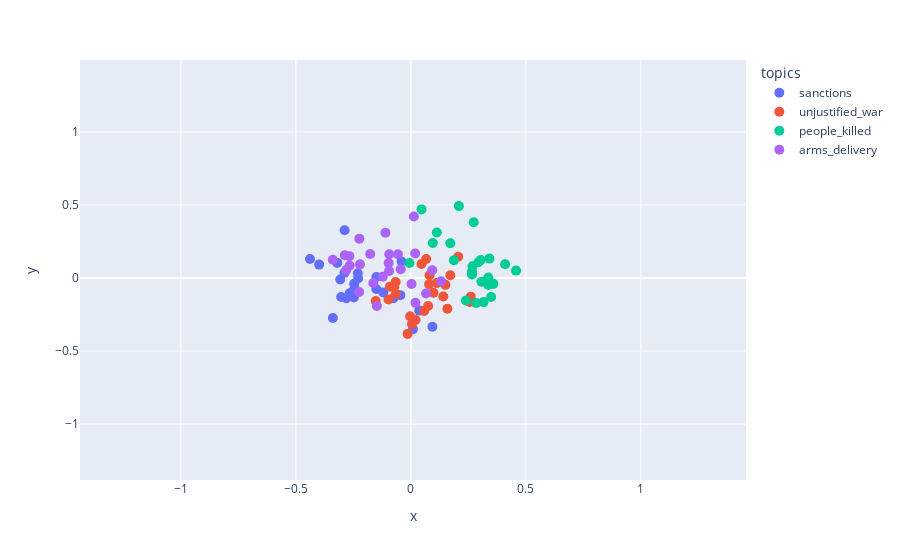

The notebook cell this image was saved under:
### Code cell
visualise_with_dimensional_reduction(df_test,PCA(n_components=2), color_to_show='topics', hover_data=['topics', 'cleaned_text_translated','lang'], row_to_transform="embeddings_lemmas")

### Figure 1 — Plotly figure (JSON) as saved in the notebook; plotly's stock layout.template omitted (floating-point values rounded to 4 significant figures)
{"data": [{"customdata": [["sanctions", "ukrainewar: the  eu  sanctions against  russia at a glance  ukrainerussiawar  ukrainerussiacrisis", "de"], ["sanctions", "chancellor stop imports from russia immediately, whether gas or coal! it cannot be the case that germany is complicit in war crimes.  stopputinnow", "de"], ["sanctions", "ukraine everyone complains about high gas prices the eu is financing putin's war an imbargo would make sense for a short period of time putin is financing the war from oil and gas exports!!!", "de"], ["sanctions", "ukraine️ we should give up  gas and  oil from  russia. it is  unbearable that people are  slaughtered with our  money.", "de"], ["sanctions", "thank you to everyone in the  cdu, the  csu and the  spd for sticking to fossil fuels and for the wonderful  putin cuddling in the  merkel era. so to speak, it's the hard-working  memory gas price.", "de"], ["sanctions", "since we don't have an oil embargo against russia, the government is helping people finance the  ukraine war. it's so wrong on so many levels, i really don't have any words for it anymore.", "de"], ["sanctions", "analysis: europe will close the cap on russian oil at $60 but it will not serve to harm russia  europe  russia  petroleoruso  oilbarrel  oilproduction ⬇️⬇️⬇️", "es"], ["sanctions", "breaking although the european union tries to blame  putin for the energy shortage in  europe this winter, it was his own decision to suspend the import of russian gas and oil in the spring, bowing to the demands of the us and  nato.  ukrainerussianwar  russiaukrainewar", "es"], ["sanctions", "the  eu is concerned that  turkey has expanded trade with  russia instead of imposing sanctions since the start of the conflict in  ukraine, said eu high representative for foreign affairs josep borrell.  la580", "es"], ["sanctions", "the european commission emphasizes that the import from russia and the transit of some oil products should be allowed to ensure food and energy security in the world. first of all, poland and the baltic states oppose such a decision  stoprussia  stopputin", "uk"], ["sanctions", "europe is slowly losing their standard of living. the sanction is damaging the economy. blowback russian sanction. shutdown . eurobasket . nato . russia .", "en"], ["sanctions", "twenty-two individuals and two entities are subject to new anti-russian sanctions by the u.s. treasury department's office of foreign assets control (ofac).  usa  russia  sanctions", "en"], ["sanctions", "russia finances hit by cheaper oil and costs of ukraine war cnn business  ukraine🇺🇦  freedom🇺🇲  keepkyivfree✊🏽  zelenskyy  fuckputin   from", "en"], ["sanctions", "asks that you sign this petition   for a full western embargo on russian oil and gas and that you push big western players, including blackrock, to get the heck out of the 40 giant \"carbon bomb\" projects planned for russia  standwithukraine", "en"], ["sanctions", "europe  eu  ukraine  russia the european union is set to ban sputnik, a russian government information channel, from operating on its territory.", "it"], ["sanctions", "attention: germany and italy are receiving immense pressure to disconnect  russia from the  swift transaction circuit. obviously: they are the countries that have the most relations with moscow and that would take it there.", "it"], ["sanctions", "apple, eni, ford and more: large companies have taken action against  russia. the list of companies that have decided to take concrete action against the russian invasion of  ukraine is dense and constantly updated  wwe2k22", "it"], ["sanctions", "sanctions against  russia also affect cats. the international feline federation has announced it has banned russian cats from its competitions around the world until at least the end of may, saying it is \"horrified\" by the invasion of  ukraine.", "it"], ["sanctions", "rolex stops exporting goods to  russia,  bloomberg reports.", "it"], ["sanctions", "petrol  gas  wheat  fuel  bills etc other than  sanctions on  russia, this is italy's  assisted suicide  ukrainewar  draghileavenow let's give up and hand over  zelensky to him with apologies.", "it"], ["sanctions", "🔴 the united states officially sanctions vladimir  putin, mae sergei  lavrov, the russian minister of defense, the deputy minister of defense and the chief of staff of the russian army.  ukrainerussia  ukrainewar  russiaukrainewar  ukrainerussiaconflict", "fr"], ["sanctions", "war in ukraine: new round of american sanctions against russia and vladimir putin's daughters  ukraine  warinukraine", "fr"], ["sanctions", "the boomerang effect has already been triggered. sanctions against russia generate global economic risks, which are major, particularly for the 🇫🇷. and bruno lemaire who thought he would bring  russia to its knees.  ukraine", "fr"], ["sanctions", "zelensky calls on  europe to \"retaliate\" to the \"gas war\" by strengthening sanctions against  russia", "fr"], ["sanctions", "the  eu visa ban on russian citizens 🇷🇺 is something that clearly hurts the  kremlin since many russians will then blame the russian dictator for losing their vacation. this is exactly why we need to do it.  russia  russian  eu", "fr"]], "hovertemplate": "topics=%{customdata[0]}<br>x=%{x}<br>y=%{y}<br>cleaned_text_translated=%{customdata[1]}<br>lang=%{customdata[2]}<extra></extra>", "legendgroup": "sanctions", "marker": {"color": "#636efa", "size": 10, "symbol": "circle"}, "mode": "markers", "name": "sanctions", "orientation": "v", "showlegend": true, "type": "scatter", "x": [0.008857, -0.2295, -0.2662, -0.2308, -0.2883, -0.2465, -0.3071, -0.2806, -0.3392, -0.4387, -0.1499, -0.1506, -0.04579, -0.2887, -0.2497, -0.3989, -0.3033, -0.1199, -0.3198, -0.04047, 0.03613, 0.09354, -0.2479, -0.2428, -0.07642], "xaxis": "x", "y": [-0.3506, -0.002795, -0.1051, 0.03257, 0.3267, -0.04024, -0.0102, -0.139, -0.2732, 0.1297, 0.006795, -0.07567, -0.1174, 0.03525, -0.08624, 0.0917, -0.1297, -0.09905, 0.1033, 0.1134, -0.2233, -0.3341, -0.1341, -0.07794, -0.1386], "yaxis": "y"}, {"customdata": [["unjustified_war", "vogt-wuchter: \"we are shocked by the war in ukraine in the middle of europe which russia launched against its neighboring country in violation of international law.\" civilians are victims of the conflict. hundreds of thousands are fleeing. statement:    ukraine", "de"], ["unjustified_war", "oh, a special conversation situation.  putin wages war and commits war crimes. you can save yourself that crap.", "de"], ["unjustified_war", "the federal attorney general is investigating... possible  warcrimes  russia in  ukraine but not against president  putin personally. the international criminal court (icc) is also already investigating. after .../2", "de"], ["unjustified_war", "the targeted bomb attack on the  children's clinic in  mariupol is despicably unscrupulous and shows the full inhumanity of  putin. it is a barbaric, brutal  warcrime inexcusably inhumane.  stopputinnow  standwithukraine  putinisawarcriminal", "de"], ["unjustified_war", "i watched carefully, and it seemed to me that he wanted to repeat the georgia 2008 option by making ukraine the aggressor. and here ukraine did not fall into any traps, all the fakes were exposed instantly, and as a result, nothing limited international support. saakashvili's lesson has been learned.", "ru"], ["unjustified_war", "there is not a single generation of the ukrainian people that has not suffered at the hands of the russians. the realization of this hurts so much that it often seems as if this hell will never end. as if this hell is life itself.", "uk"], ["unjustified_war", "the terrorist organization \"russia\" fired a volley of s-300 missiles at a convoy of people heading to the occupied territory to visit their relatives, killing dozens of civilians. when will a special tribunal be created to criminalize the regime of these scum?  russiaisaterroriststate  russia  ukraine", "uk"], ["unjustified_war", "more and more evidence of  russian war crimes uncovered on a near daily basis in  ukraine️. all being documented and sent to the  hague.", "en"], ["unjustified_war", "allies do not and will never recognize russia's illegal and illegitimate annexation of crimea. sham referenda in the donetsk, luhansk, zaporizhzhia, and kherson regions of ukraine have no legitimacy and will be a blatant violation of the un charter  standwithukraine", "en"], ["unjustified_war", "anyone who deliberately attacks hospitals and civilian homes is a criminal and should be punished immediately, but even those who tolerate it, by refusing to back down from their positions, are contributing to the mass slaughter of their people. russiaukraineconflict  ukrainewar", "it"], ["unjustified_war", "lavrov  putin and all those who carried out the massacre in  ukraine will have to pay for their crimes with the death penalty, let's hope they don't go unpunished as happened with the bastards who exterminated vietnamese children with napalm.", "it"], ["unjustified_war", "let's be clear:  putin ordered to attack, bomb and hit  ukraine. the initiative of the  war is his, the invasion is criminal, the  ukrainians have every  right and  duty to offer  resistance to the invaders. demanding their surrender is an embarrassing infamy.", "it"], ["unjustified_war", "three weeks after the start of the war, people still have to understand that there is an invader and an invaded. let's do well.  sbetti  ukraine️  nowar  ukrainewar  whitezone", "it"], ["unjustified_war", "so  putin asks nato not to let ukraine in, ergo it invades and destroys ukraine and ukraine must not defend itself. it's a reasoning worthy of hitler", "it"], ["unjustified_war", "warrussiaukraine  putinwarcriminal  putin it's very clear ! and very simple! just say it loud and clear! putin is an invading aggressor war criminal!", "fr"], ["unjustified_war", "🔴 \" putin is a war criminal\": \"this is the first time that joe  biden has said it this term has weight, meaning, especially today, especially after v's speech.  zelensky\", reports  our correspondent  in  ruthelkrief2022", "fr"], ["unjustified_war", "pentagon accused the russian military of committing war crimes in ukraine and said it will help gather evidence.    ukraineunderattack  russianwarcrimes  russianukrainianwar  stoprussia  putinswar  putinhitler  russiakills", "fr"], ["unjustified_war", "carla del ponte: \"putin is a war criminal\"  putinwarcrimes", "fr"], ["unjustified_war", "via  \"mr. putin was wrong about almost everything. this war has been an error of interpretation from the start.\"  ukraine on franceinfo, this former general, now professor of strategy at sciences po and hec, looks back on…", "fr"], ["unjustified_war", "putin's criminal and corrupt  russia tortures prisoners of war!!!!  ukraine", "fr"], ["unjustified_war", "here is proof of another russian war crime. in this phone call, a russian commander orders his subordinate to kill ukrainian prisoners of war in the town of popasna in eastern  ukraine.  ukrainerussiawar", "fr"], ["unjustified_war", "if you say \"war\" to him he won't respond..  operationspecial: the ukrainians refuse to be \"liberated\" by putin; so by \"attacking\" the russians the war becomes automatic due to  zelensky (must follow!)", "fr"], ["unjustified_war", "alert the international criminal court issues an arrest warrant against russian president vladimir  putin for war crimes in ukraine.", "fr"], ["unjustified_war", "🔴  ukrainerussianwar urgent‼️ the international criminal court issued an arrest warrant for russian president vladimir putin on friday, charging him with war crimes for the illegal deportation of children from ukraine to russia.  civ225  mali  burkina  niger  senegal", "fr"], ["unjustified_war", "war in  ukraine:  russia committed wide range of war crimes, says un commission of inquiry report", "fr"]], "hovertemplate": "topics=%{customdata[0]}<br>x=%{x}<br>y=%{y}<br>cleaned_text_translated=%{customdata[1]}<br>lang=%{customdata[2]}<extra></extra>", "legendgroup": "unjustified_war", "marker": {"color": "#EF553B", "size": 10, "symbol": "circle"}, "mode": "markers", "name": "unjustified_war", "orientation": "v", "showlegend": true, "type": "scatter", "x": [0.1587, -0.07212, -0.003174, 0.1121, -0.09116, 0.04612, 0.2058, 0.08132, -0.06569, 0.15, 0.09826, 0.02026, 0.1714, -0.153, 0.1409, 0.07917, 0.05775, 0.06643, -0.0661, 0.256, 0.2603, -0.09729, -0.01413, 0.004527, 0.07486], "xaxis": "x", "y": [-0.2103, -0.06033, -0.2618, -0.0349, -0.05999, 0.09556, 0.1459, 0.01907, -0.1093, -0.04698, -0.1012, -0.2871, 0.01826, -0.158, -0.1268, -0.04333, -0.2263, 0.1304, -0.02764, -0.1648, -0.1276, -0.1476, -0.3826, -0.3157, -0.1918], "yaxis": "y"}, {"customdata": [["people_killed", "the interior ministry of  ukraine reported on sunday evening 352 civilians killed since russia's attack on ukraine, including 14 children. a further 1,684 wounded people were counted, including 116 children.  fckptn  weapons  ukrainewar  putinswar  belarus  putin", "de"], ["people_killed", "🛑🛑🇷🇺🇺🇦 russia attacked the settlement in the svyatoshinsky district of kiev! mayor; \"5 people were injured, 2 were hospitalized\"  ukrainerussiawar  ukraine  russia  kiev  kyiv", "de"], ["people_killed", "people are being slaughtered, kidnapped, raped and thrown into mass graves by the russians in  mariupol. but of course, ukraine should capitulate and insist on peace. do you notice anything else?", "de"], ["people_killed", "russia: 2,500 dead seals found on the coast of the caspian sea, in russia.", "es"], ["people_killed", "three people died in the crash of a mi-8 helicopter in russia's buryatia.  ukraine  ukraine  russian  war", "es"], ["people_killed", "the burial of an entire family was found in izyum. we are talking about the stolpakov family: 31-year-old elena and 33-year-old dmytro, as well as their daughters 5-year-old lesya and 8-year-old sasha, as well as their grandmother (according to other data, the grandfather also died)  russiaisaterrorisstate  izium  ukraine️  stoprussianaggression", "uk"], ["people_killed", "a total of 447 dead were found. among them are 425 civilians and 22 soldiers of the armed forces of ukraine.  stoprussia", "uk"], ["people_killed", "fragments of a child's body were found at the site of a rocket attack in dnipro    ukraine  dnipro", "uk"], ["people_killed", "breaking! two killed and three injured in donetsk more details of overnight attacks are emerging from ukraine today.  theshadepill  stoprussia  russiakillscivilians  emergency  trending", "en"], ["people_killed", "20 reportedly killed as russian forces shelled civilian convoy in kupiansky district, kharkiv oblast  russia  ukraine  war", "en"], ["people_killed", "they bombed hospitals, universities, homes of ordinary citizens, they bombed kindergartens, schools... they killed children, women and men... only an infamous person could do something like that.  russianukrainianwar  putin  ucrania", "it"], ["people_killed", "unity  crisis  international ; 5 dead after the air attack on the  ukraine television headquarters. reports of violence from students and women are increasing.  noallaguerra  siallavita  russiaukraineconflict  russiaukrainewar  negotiations.", "it"], ["people_killed", "russia without dignity or shame: the children's hospital in  mariupol bombed. deaths and injuries among doctors, nurses and young patients", "it"], ["people_killed", "hell in  mariupol! here is the strategic city flown over by a drone the view is atrocious, heartbreaking  putin brought back hell on earth after 77 years: 2500 deaths, no electricity, water, food, heating i no longer have doubts: putin must be stopped. and you?   turkey", "it"], ["people_killed", "because the victims of this filthy war have a name, a face... tetyana is a young mother living on the outskirts of kyiv. in this video, she says: \"parents of russia, your children are on our land and they are killing us.\"  ukraine  ukraineinvasion  russiaukraine", "fr"], ["people_killed", "newsflash at least 22 civilians killed in  russian strike on  ukrainian city of chernihiv, rescuers search for more debris  russianukrainianwar", "fr"], ["people_killed", "invasion of ukraine: three journalists killed, more than 30 injured since the russian invasion  ukraine  warinukraine", "fr"], ["people_killed", "ukraine 🇺🇦: as a result of today's explosion in  donetsk, 20 civilians were killed, another 28 people were injured. a rally against the russian occupation was planned for today in the city center.", "fr"], ["people_killed", "another  artist has gone to the  stars. death of  oksanashvets, famous  actress in  ukraine, killed in a bombing in  kiev.", "fr"], ["people_killed", "the latest photo of a happy couple anton hannah. the russians shot at them as they tried to evacuate the kyiv suburb  bucha. anton was killed. their unborn baby also did not survive the attack. in an instant a woman lost everything: her home and her family", "fr"], ["people_killed", "🇺🇦 ukraine: this photo was posted by little sacha's mother. after weeks of searching, the lifeless body of the 4-year-old boy was found. he was trying to escape the arrival of the russians with his grandmother, who was found dead on march 11.", "fr"], ["people_killed", "rescuers say human bodies belong to local residents killed by invaders... another  war crime of the russian army...  ukraine", "fr"], ["people_killed", "🔴 6 people shot dead found in a basement in the suburbs of kyiv.  russianukrainianwar  ukraine  ukraineunderattack", "fr"], ["people_killed", "ukraine after the missile strikes which left at least six dead and eight injured in lviv, residents of this western city, relatively untouched by the fighting, fled.   via", "fr"], ["people_killed", "ukraine: at least two civilians killed and 10 injured after russian strikes in kramatorsk    ukraine  war  russia", "fr"]], "hovertemplate": "topics=%{customdata[0]}<br>x=%{x}<br>y=%{y}<br>cleaned_text_translated=%{customdata[1]}<br>lang=%{customdata[2]}<extra></extra>", "legendgroup": "people_killed", "marker": {"color": "#00cc96", "size": 10, "symbol": "circle"}, "mode": "markers", "name": "people_killed", "orientation": "v", "showlegend": true, "type": "scatter", "x": [0.3163, 0.3586, 0.2679, 0.1128, 0.2656, 0.04639, 0.2731, 0.2086, 0.3364, 0.3545, 0.2658, 0.2394, 0.1871, -0.006154, 0.3367, 0.4097, 0.2836, 0.3071, 0.3033, 0.09539, 0.1713, 0.3418, 0.4571, 0.2935, 0.349], "xaxis": "x", "y": [-0.165, -0.0402, 0.08018, 0.3109, 0.04612, 0.4695, 0.3813, 0.492, -0.04847, -0.03748, 0.02438, -0.1542, 0.122, 0.1024, 0.003293, 0.09377, -0.1717, -0.02625, 0.1229, 0.2393, 0.2378, 0.1326, 0.05046, 0.1077, -0.1296], "yaxis": "y"}, {"customdata": [["arms_delivery", "we germans in particular should be ashamed that we don't help  ukraine much more, especially not with many more and stronger weapons....", "de"], ["arms_delivery", "\" ukraine needs heavy weapons,\" says ex-civil service worker, nikolas busse! 🤦😂", "de"], ["arms_delivery", "just deliver a few long-range nuclear missiles to  ukraine,  putin will get out of ukraine faster than fler will get out of hoe. 😆", "de"], ["arms_delivery", "dear friends, our  cheetah tanks are used in  ukraine, for example, to protect infrastructure such as the port of  odessa. anyone who does not supply ammunition to an invaded state for national defense can no longer be a reliable supplier of ammunition for us", "de"], ["arms_delivery", "🇷🇺🔥🇺🇦  russia vs  ukraine day 287 according to this, the  usa would be pressuring  germany to deliver leopard 2 battle tanks (we understand 2a4) to ukraine.", "es"], ["arms_delivery", "cnn: biden is finalizing sending patriot to ukraine  ukraina  russia  war", "es"], ["arms_delivery", "large-scale supplies of weapons are vital for ukraine to defend itself from crazy russia, which has become obsessed with russian fascism and started an unjust, genocidal, illegal war. if russia were attacked, it would also receive help for self-defense.", "ru"], ["arms_delivery", "an american strategic reconnaissance drone rq-4 global hawk is circling off the coast of crimea. 😅🔥👌🏻  ukrainerussianwar  ukrainecounteroffensive  war on ukraine  ukraine️  russiaukrainewar  russiaisaterroriststate  usa", "ru"], ["arms_delivery", "lithuania will not be able to transfer nasams air defense systems to ukraine, but will provide shells for the pzh 2000 self-propelled guns    russia  ukraine", "ru"], ["arms_delivery", "ukrainerussianwar 🕶️⚡️🇹🇷🇹🇷👍👍‼️ turkey delivered a batch of trlg-230 high-precision missiles to ukraine. they are launched from the roketsan development platform. the flight range is 70 km, laser beam guidance system. target illumination is provided by bayraktar tb2.", "ru"], ["arms_delivery", "g7 leaders expressed unwavering support for ukraine and promised air defense systems    russia  ukraine", "ru"], ["arms_delivery", "the german company rheinmetall has confirmed an order for the production of two skynex air defense systems for ukraine, handelsblatt reports.  ukraine  kherson  crimea  dnipro  wagner  bakhmut  himars  kyiv  belarus  ukrainian  moscow  crimea  donetsk  bakhmut", "ru"], ["arms_delivery", "🇺🇸the us congress instructed the pentagon to accelerate the delivery of large drones to ukraine  russiainvadedukraine  russiaisaterroiststate  usa  ukraine️", "uk"], ["arms_delivery", "f-16 with semi-stealth agm-158 missiles with a range of 370 km, 925 km and 1900 km depending on the modification. uncle joe, please!   ukrainewar  f16forukraine  agm158forukraine  armukrainanow", "uk"], ["arms_delivery", "here we do have the challenge. the european  nato countries with missing stockpiles of key weaponry does make the nato weak. there has to be a balance between weapons sent to ukraine and weapons kept for own/nato defence. no matter how much any nato country would like to help.", "en"], ["arms_delivery", "this is horrible..and probably the tip of the iceberg..  russians were sent to murder, torture, rape, destroy everything in  ukraine...  russiaisanazistate", "en"], ["arms_delivery", "i hope you are wrong. however we all know what it needs are  abrams,  leopard2,  challenger2 and/or  leclerc battletanks to really make a difference. we could send those in such numbers, that they would overwhelm the  russian army for sure.", "en"], ["arms_delivery", ".  polishpres.  duda in  lviv today:\"a major military modernization program is underway in  poland. the equipment we are replacing will be sent to  ukraine\".it means ukraine can count on hundreds of pieces of polish tanks,ifvs mlrs over time(pt-91/t-72/bmp/grad)🇵🇱🇺🇦", "en"], ["arms_delivery", "the sending of weapons by  nato countries to  ukraine is an act of war against  russia. let's just hope  putin doesn't pay attention to it.", "it"], ["arms_delivery", "russiaucrania  russia  ukraine  draghi  italy  eu but who pays for the weapons sent? in addition to us and our children with the risk of their lives....", "it"], ["arms_delivery", "it seems that poland has indicated its willingness to transfer its  mig29 to the ramstein base in order to send them to ukraine. so it's not just us italians who are idiots....  ukrainerussianwar", "it"], ["arms_delivery", "putin's russia has the largest ballistic arsenal in the world....the  usa has run out of javelins and has himars close to stock levels....the rest of europe has never been armed. ... if  putin had strange ideas, would we throw slingshots at him now?", "it"], ["arms_delivery", "let's give offensive weapons to  ukraine to face  putin's  barbaric offensive       invasionofukraine", "fr"], ["arms_delivery", "it is with these  ukronazi  bandits that  nato is sending billions of dollars worth of weapons to weaken  russia. but, the  war will enter its third phase, the  worldwar, where westerners will be required to invest militarily on the ground.", "fr"], ["arms_delivery", "ukraine ukraine will not receive f-16 even after six months rakhmanin", "fr"]], "hovertemplate": "topics=%{customdata[0]}<br>x=%{x}<br>y=%{y}<br>cleaned_text_translated=%{customdata[1]}<br>lang=%{customdata[2]}<extra></extra>", "legendgroup": "arms_delivery", "marker": {"color": "#ab63fa", "size": 10, "symbol": "circle"}, "mode": "markers", "name": "arms_delivery", "orientation": "v", "showlegend": true, "type": "scatter", "x": [-0.09656, 0.09284, -0.1633, -0.05634, -0.2251, 0.0659, -0.09496, 0.01852, -0.1769, -0.224, -0.2213, -0.2671, -0.3393, 0.013, -0.2875, 0.1309, -0.1106, -0.09406, -0.148, 0.003042, -0.2804, -0.2658, 0.01994, -0.1222, -0.04451], "xaxis": "x", "y": [0.1024, 0.05262, -0.0338, 0.1622, -0.09574, -0.1058, 0.04761, 0.1679, 0.164, 0.2694, 0.09347, 0.1496, 0.1245, 0.421, 0.1557, -0.02289, 0.3095, 0.1629, -0.1911, -0.0413, 0.05413, 0.08505, -0.1699, 0.007989, 0.06005], "yaxis": "y"}], "layout": {"legend": {"title": {"text": "topics"}, "tracegroupgap": 0}, "margin": {"t": 60}, "xaxis": {"anchor": "y", "domain": [0, 1], "range": [-1.439, 1.457], "title": {"text": "x"}}, "yaxis": {"anchor": "x", "domain": [0, 1], "range": [-1.383, 1.492], "title": {"text": "y"}}}}
